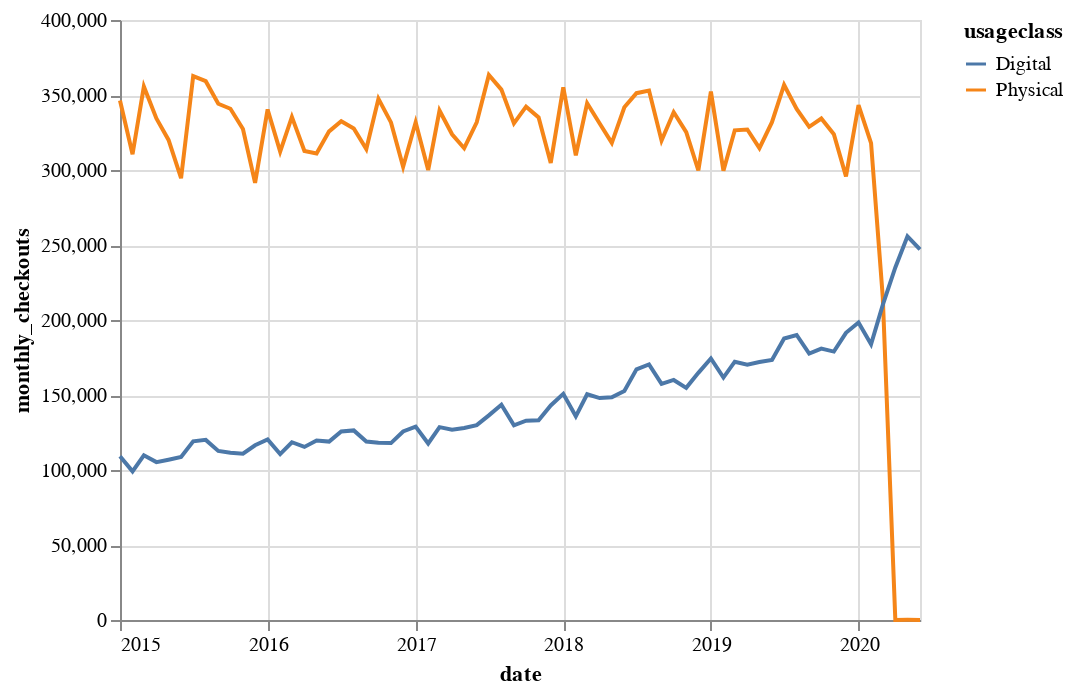

This figure's notebook cell:
### Code cell
alt.Chart(book_df).mark_line().encode(
    x='date',
    y='monthly_checkouts',
    color='usageclass'
)

### Figure 1 — Vega-Lite specification as saved in the notebook (floating-point values rounded to 4 significant figures; data arrays with more than 128 entries replaced by an {"elided": "..."} marker saying what was removed)
{"config": {"view": {"continuousWidth": 400, "continuousHeight": 300}}, "data": {"name": "data-d989a29421dcc80ba4dacc4735790e90"}, "mark": "line", "encoding": {"color": {"type": "nominal", "field": "usageclass"}, "x": {"type": "temporal", "field": "date"}, "y": {"type": "quantitative", "field": "monthly_checkouts"}}, "$schema": "https://vega.github.io/schema/vega-lite/v4.8.1.json", "datasets": {"data-d989a29421dcc80ba4dacc4735790e90": {"elided": "132 records"}}}
